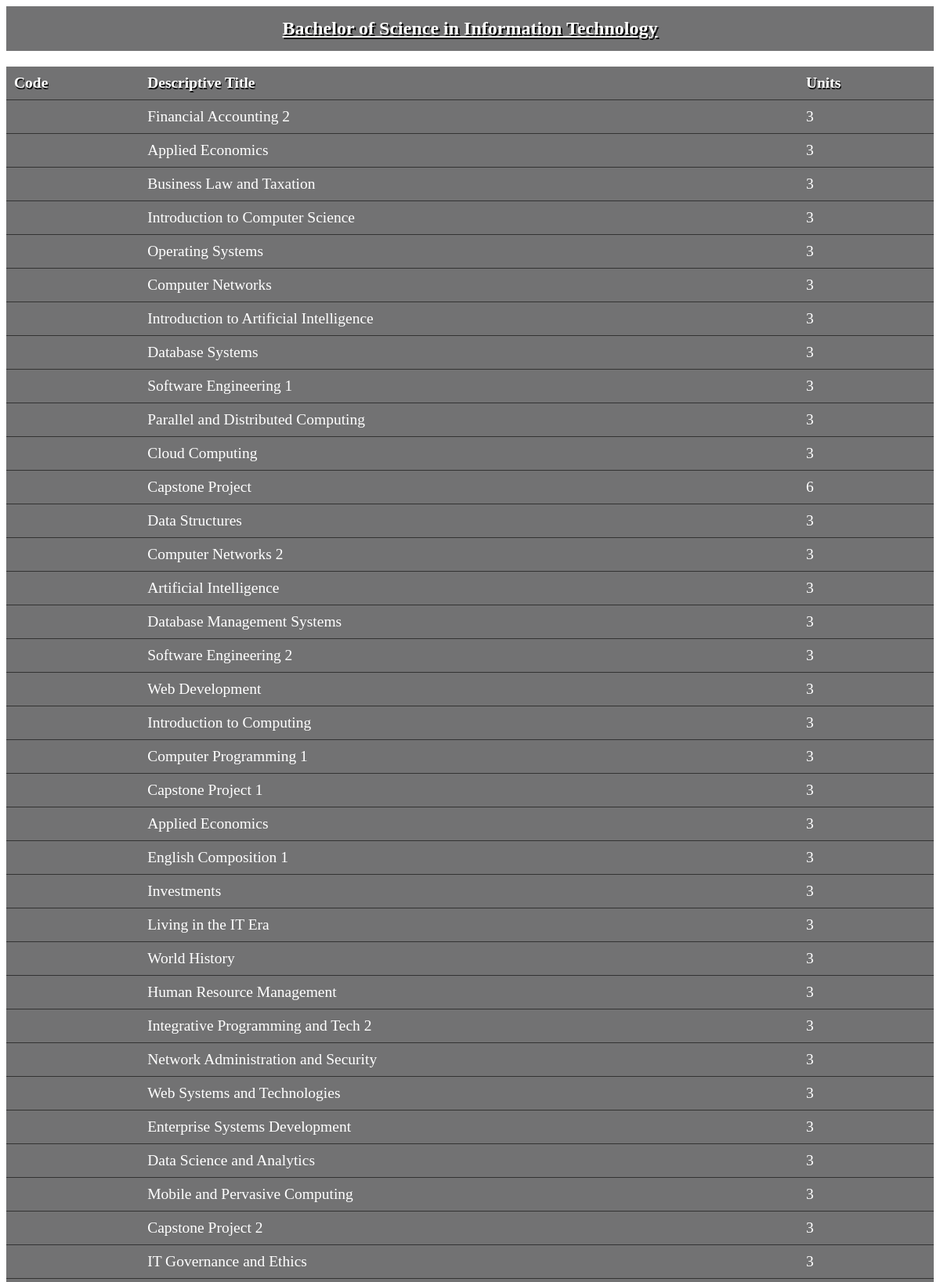
Screenshot of /codes/frontEND/sample.php (upper part) with the database file from the repository.
### tables this page shows
CREATE TABLE `curriculum` (
  `subject_code` varchar(10) NOT NULL,
  `subject_desc` varchar(100) NOT NULL,
  `units` int(11) NOT NULL,
  `Year` int(11) NOT NULL,
  `Semester` int(11) NOT NULL
);

### codes/frontEND/sample.php (the view, shortened to what this page needs)
<link rel="stylesheet" type="text/css" href="css/CRUDs.css">
<div class="firstTable">
    <?php
    global $conn;
    echo '<h2 class="Q">Bachelor of Science in Information Technology</h2>';
    echo '<table class="table_sql">
    <tr>
    <th>Code</th>
    <th>Descriptive Title</th>
    <th>Units</th>
    </tr>';
    $sql = "SELECT * FROM curriculum";
    $result = mysqli_query($conn, $sql);
    while($row = mysqli_fetch_assoc($result)) {
        echo "<tr>";
        echo "<td>".$row['subject']."</td>";
        echo "<td>".$row['subject_desc']."</td>";
        echo "<td>".$row['units']."</td>";
        echo "</tr>";
    }
    echo '</table>';
    ?>
</div>

### css/CRUDs.css (style rules this page uses)
.Q { padding: 15px; text-align: center; background-color: #727273; color: #fff; text-decoration: underline; text-shadow: 2px 2px #000; }
.table_sql { border-collapse: collapse; width: 100%; font-size: 19.5px; }
.table_sql th, .table_sql td { text-align: left; padding: 10px; border-bottom: 1px solid #333; color: #fff; background-color: #727273; }
.table_sql th { background-color: #727273; color: #fff; font-weight: bold; text-shadow: 1px 2px #000; }

### rows the page displays
curriculum: subject_desc "Financial Accounting 2", units "3"
curriculum: subject_desc "Applied Economics", units "3"
curriculum: subject_desc "Business Law and Taxation", units "3"
curriculum: subject_desc "Introduction to Computer Science", units "3"
curriculum: subject_desc "Operating Systems", units "3"
curriculum: subject_desc "Computer Networks", units "3"
curriculum: subject_desc "Introduction to Artificial Intelligence", units "3"
curriculum: subject_desc "Database Systems", units "3"
curriculum: subject_desc "Software Engineering 1", units "3"
curriculum: subject_desc "Parallel and Distributed Computing", units "3"
curriculum: subject_desc "Cloud Computing", units "3"
curriculum: subject_desc "Capstone Project", units "6"
curriculum: subject_desc "Data Structures", units "3"
curriculum: subject_desc "Computer Networks 2", units "3"
curriculum: subject_desc "Artificial Intelligence", units "3"
curriculum: subject_desc "Database Management Systems", units "3"
curriculum: subject_desc "Software Engineering 2", units "3"
curriculum: subject_desc "Web Development", units "3"
curriculum: subject_desc "Introduction to Computing", units "3"
curriculum: subject_desc "Computer Programming 1", units "3"
curriculum: subject_desc "Capstone Project 1", units "3"
curriculum: subject_desc "Applied Economics", units "3"
curriculum: subject_desc "English Composition 1", units "3"
curriculum: subject_desc "Investments", units "3"
curriculum: subject_desc "Living in the IT Era", units "3"
curriculum: subject_desc "World History", units "3"
curriculum: subject_desc "Human Resource Management", units "3"
curriculum: subject_desc "Integrative Programming and Tech 2", units "3"
curriculum: subject_desc "Network Administration and Security", units "3"
curriculum: subject_desc "Web Systems and Technologies", units "3"
curriculum: subject_desc "Enterprise Systems Development", units "3"
curriculum: subject_desc "Data Science and Analytics", units "3"
curriculum: subject_desc "Mobile and Pervasive Computing", units "3"
curriculum: subject_desc "Capstone Project 2", units "3"
curriculum: subject_desc "IT Governance and Ethics", units "3"
